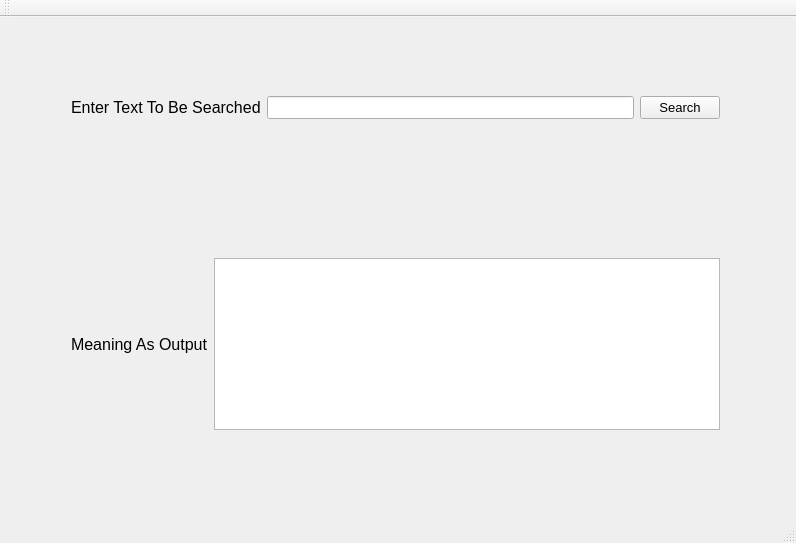
<?xml version="1.0" encoding="UTF-8"?>
<ui version="4.0">
 <class>DictionaryApplication</class>
 <widget class="QMainWindow" name="DictionaryApplication">
  <property name="geometry">
   <rect>
    <x>0</x>
    <y>0</y>
    <width>796</width>
    <height>543</height>
   </rect>
  </property>
  <property name="windowTitle">
   <string>DictionaryApplication</string>
  </property>
  <widget class="QWidget" name="centralWidget">
   <widget class="QWidget" name="">
    <property name="geometry">
     <rect>
      <x>60</x>
      <y>230</y>
      <width>671</width>
      <height>194</height>
     </rect>
    </property>
    <layout class="QHBoxLayout" name="horizontalLayout_2">
     <item>
      <widget class="QLabel" name="label_2">
       <property name="font">
        <font>
         <pointsize>12</pointsize>
        </font>
       </property>
       <property name="text">
        <string>Meaning As Output</string>
       </property>
      </widget>
     </item>
     <item>
      <widget class="QTextBrowser" name="textBrowser_meaning"/>
     </item>
    </layout>
   </widget>
   <widget class="QWidget" name="">
    <property name="geometry">
     <rect>
      <x>60</x>
      <y>60</y>
      <width>671</width>
      <height>61</height>
     </rect>
    </property>
    <layout class="QHBoxLayout" name="horizontalLayout">
     <item>
      <widget class="QLabel" name="label">
       <property name="font">
        <font>
         <pointsize>12</pointsize>
        </font>
       </property>
       <property name="text">
        <string>Enter Text To Be Searched</string>
       </property>
      </widget>
     </item>
     <item>
      <widget class="QLineEdit" name="lineEdit_key">
       <property name="font">
        <font>
         <pointsize>10</pointsize>
        </font>
       </property>
      </widget>
     </item>
     <item>
      <widget class="QPushButton" name="pushButton">
       <property name="font">
        <font>
         <pointsize>10</pointsize>
        </font>
       </property>
       <property name="autoFillBackground">
        <bool>false</bool>
       </property>
       <property name="text">
        <string>Search</string>
       </property>
      </widget>
     </item>
    </layout>
   </widget>
  </widget>
  <widget class="QMenuBar" name="menuBar">
   <property name="geometry">
    <rect>
     <x>0</x>
     <y>0</y>
     <width>796</width>
     <height>26</height>
    </rect>
   </property>
  </widget>
  <widget class="QToolBar" name="mainToolBar">
   <attribute name="toolBarArea">
    <enum>TopToolBarArea</enum>
   </attribute>
   <attribute name="toolBarBreak">
    <bool>false</bool>
   </attribute>
  </widget>
  <widget class="QStatusBar" name="statusBar"/>
 </widget>
 <layoutdefault spacing="6" margin="11"/>
 <resources/>
 <connections/>
</ui>
